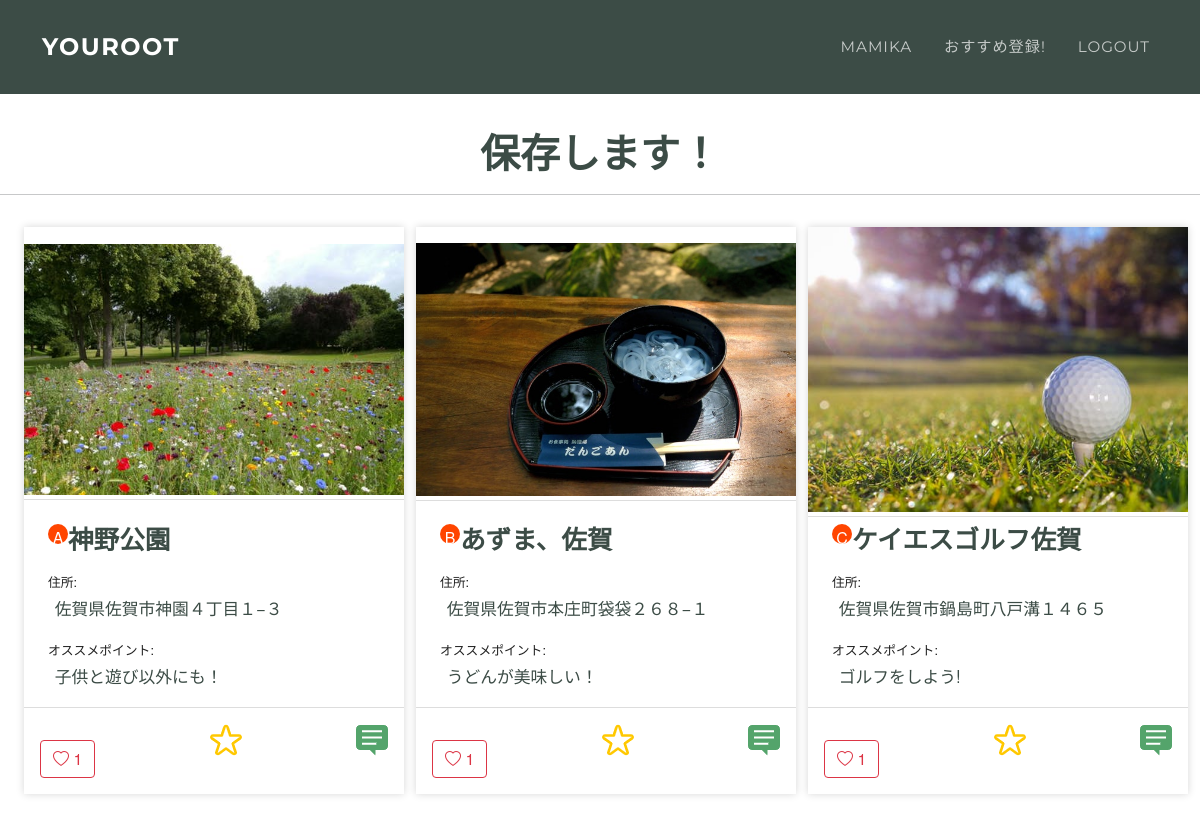
Screenshot of /testRoot/12/detail (signed in) with the database file from the repository.
### testRoot/models.py (models this page shows, shortened)
class KeepRoot(models.Model):
    name = models.CharField(max_length=255)
    first = models.ForeignKey(TypeOfPlace, on_delete=models.CASCADE, null=True,related_name='first')
    second = models.ForeignKey(TypeOfPlace, on_delete=models.CASCADE, null=True,related_name='second')
    third = models.ForeignKey(TypeOfPlace, on_delete=models.CASCADE, null=True,related_name='third')
    author = models.ForeignKey(get_user_model(),on_delete=models.CASCADE, null=True)
    created_at = models.DateTimeField(auto_now_add=True, null=True)

class TypeOfPlace(models.Model):
    TYPE_CHOICE = (
        ('eat','ご飯'),
        ('play','遊び'),
    )
    type = models.CharField(max_length=255, choices=TYPE_CHOICE)
    name = models.CharField(max_length=255)
    atmosphere = models.ForeignKey(Atmosphere, on_delete=models.PROTECT, null=True)
    address = models.CharField(max_length=255)
    created_at = models.DateTimeField(auto_now_add=True)
    updated_at = models.DateTimeField(auto_now_add=True)
    pref = models.ForeignKey(PrefeCode, on_delete=models.PROTECT, null=True)
    city = models.CharField(max_length=255, null=True)
    ido = models.FloatField(null=True)
    keido = models.FloatField(null=True)
    image = models.ImageField(upload_to='images/', null=True)
    author = models.ForeignKey(get_user_model(),on_delete=models.CASCADE, null=True)
    good = models.IntegerField(null=True, default=0)
    comment = models.CharField(max_length=500, null=True)

### testRoot/views.py (the view)
# urls.py: path('testRoot/<int:id>/detail', detail, name='detail'),
def detail(request, id):
    root = get_object_or_404(KeepRoot, pk=id)
    initial_dict = {
        "author": request.user,
    }
    form = CommentForm(initial=initial_dict)
    form_evaluation = EvaluationForm()
    form_good = GoodCheckForm()
    comment1 = CommentDetail.objects.filter(comment_place=root.first).order_by('-created_at')
    comment2 = CommentDetail.objects.filter(comment_place=root.second).order_by('-created_at')
    comment3 = CommentDetail.objects.filter(comment_place=root.third).order_by('-created_at')
    len_comment1 = len(comment1)
    len_comment2 = len(comment2)
    len_comment3 = len(comment3)
    contents = {
        "content":root,
        "form": form,
        'id': request.user.id,
        'detail1':root.first.id,
        'detail2':root.second.id,
        'detail3':root.third.id,
        'comment1':comment1,
        'comment2':comment2,
        'comment3':comment3,
        'len_comment1':len_comment1,
        'len_comment2':len_comment2,
        'len_comment3':len_comment3,
        'form_evaluation':form_evaluation,
        'form_good':form_good,
    }
    return render(request, 'testRoot/detail.html', contents)

### testRoot/models.py (called while the page is built)
    def __str__(self):
        return self.comment

### testRoot/templates/testRoot/detail.html (shortened to what this page needs)
{% extends 'layout.html' %}
{% load static %}
{% block content %}
<h1 style="margin-top: 130px; text-align: center; color: #3c4c46;">{{content.name}}</h1>
<hr />
<div class="flexbox">
    <div class="l-wrapper_01 is-surface is-surface_03" style="margin-right:1%;">
        <article class="card_01">
            <div class="card__header_01">
                <figure class="card__thumbnail_01">
                    <img src="/media/{{content.first.image}}" width="100%" height="100%" border="0" />
                </figure>
            </div>
            <div class="border-line"></div>
            <div class="card__body_01">
                <div style="display:flex;">
                    <div class="abc">
                        <p>A</p>
                    </div>
                    <p class="card__title_01" style="color: #3c4c46;">{{content.first.name}}</p>
                </div>
                <p class="labels">住所:</p>
                <p class="card__text2_01" style="color: #3c4c46;">{{content.first.address}}</p>
                <p class="labels">オススメポイント:</p>
                <p class="card__text2_01" style="color: #3c4c46;">{{content.first.comment}}</p>
            </div>
            <div class="card__footer_01">
                <form action="{% url 'like' content.first.id%}" method="post">
                    <button type="submit" class="btn btn-outline-danger"><i class="bi bi-heart"></i>&nbsp;{{content.first.good}}</button>
                </form>
                <div class="card_switch_03" style="margin-left:auto;cursor:pointer;"><img src="/static/image/星アイコン1.png"
                        onmouseover="this.src='/static/image/星アイコン2.png'"
                        onmouseout="this.src='/static/image/星アイコン1.png'">
                </div>
                <div class="card_switch" style="margin-left:auto;cursor:pointer"><img src="/static/image/コメントアイコン.png">
                </div>
            </div>
        </article>
    </div>
    <div class="l-wrapper_01 is-surface is-surface_03" style="margin-right:1%;">
        <article class="card_01">
            <div class="card__header_01">
                <figure class="card__thumbnail_01">
                    <img src="/media/{{content.second.image}}" width="100%" height="100%" border="0" />
                </figure>
            </div>
            <div class="border-line"></div>
            <div class="card__body_01">
                <div style="display:flex;">
                    <div class="abc">
                        <p>B</p>
                    </div>
                    <p class="card__title_01" style="color: #3c4c46;">{{content.second.name}}</p>
                </div>
                <p class="labels">住所:</p>
                <p class="card__text2_01" style="color: #3c4c46;">{{content.second.address}}</p>
                <p class="labels">オススメポイント:</p>
                <p class="card__text2_01" style="color: #3c4c46;">{{content.second.comment}}</p>
            </div>
            <div class="card__footer_01">
                <form action="{% url 'like' content.second.id%}" method="post">
                    <button type="submit" class="btn btn-outline-danger"><i class="bi bi-heart"></i>&nbsp;{{content.second.good}}</button>
                </form>
                <div class="card_switch_03" style="margin-left:auto;cursor:pointer;"><img src="/static/image/星アイコン1.png"
                        onmouseover="this.src='/static/image/星アイコン2.png'"
                        onmouseout="this.src='/static/image/星アイコン1.png'">
                </div>
                <div class="card_switch" style="margin-left:auto;cursor:pointer"><img src="/static/image/コメントアイコン.png">
                </div>
            </div>
        </article>
    </div>
    <div class="l-wrapper_01 is-surface is-surface_03" style="margin-right:1%;">
        <article class="card_01">
            <div class="card__header_01">
                <figure class="card__thumbnail_01">
                    <img src="/media/{{content.third.image}}" width="100%" height="100%" border="0" />
                </figure>
            </div>
            <div class="border-line"></div>
            <div class="card__body_01">
                <div style="display:flex;">
                    <div class="abc">
                        <p>C</p>
                    </div>
                    <p class="card__title_01" style="color: #3c4c46;">{{content.third.name}}</p>
                </div>
                <p class="labels">住所:</p>
                <p class="card__text2_01" style="color: #3c4c46;">{{content.third.address}}</p>
                <p class="labels">オススメポイント:</p>
                <p class="card__text2_01" style="color: #3c4c46;">{{content.third.comment}}</p>
            </div>
            <div class="card__footer_01">
                <form action="{% url 'like' content.third.id%}" method="post">
                    <button type="submit" class="btn btn-outline-danger"><i class="bi bi-heart"></i>&nbsp;{{content.third.good}}</button>
                </form>
                <div class="card_switch_03" style="margin-left:auto;cursor:pointer;"><img src="/static/image/星アイコン1.png"
                        onmouseover="this.src='/static/image/星アイコン2.png'"
                        onmouseout="this.src='/static/image/星アイコン1.png'">
                </div>
                <div class="card_switch" style="margin-left:auto;cursor:pointer"><img src="/static/image/コメントアイコン.png">
                </div>
            </div>
        </article>
    </div>
</div>
{% endblock %}

### templates/layout.html (shortened to what this page needs)
<!DOCTYPE html>
<html lang="ja">
{% load static %}
<head>
    <link href="https://cdn.jsdelivr.net/npm/bootstrap@5.0.2/dist/css/bootstrap.min.css" rel="stylesheet"
>
    <link rel="stylesheet" href="https://maxst.icons8.com/vue-static/landings/line-awesome/line-awesome/1.3.0/css/line-awesome.min.css" />
    <link rel="stylesheet" href="https://cdn.jsdelivr.net/npm/bootstrap-icons@1.4.0/font/bootstrap-icons.css">
    <link rel="stylesheet" href="{% static 'css/style.css' %}">
    <link rel="stylesheet" href="{% static 'css/index.css' %}">
    <link rel="stylesheet" href="{% static 'css/topPage.css' %}">
    <link rel="stylesheet" href="{% static 'css/topPage1.css' %}">
    <link rel="stylesheet" href="{% static 'css/card.css' %}">
    <link rel="stylesheet" href="{% static 'css/user.css' %}">
    <link rel="stylesheet" href="{% static 'css/logged_out.css' %}">
    <link rel="stylesheet" href="{% static 'css/login.css' %}">
    <link rel="stylesheet" href="{% static 'css/test1.css' %}">
    <link rel="stylesheet" href="{% static 'css/test2.css' %}">
    <link rel="stylesheet" href="{% static 'css/jquery.range.css' %}">
</head>
<body>
    <nav class="navbar navbar-expand-lg navbar-dark fixed-top" id="mainNav" style="background-color: #3c4c46;">
        <div class="container">
            {% if user.is_authenticated %}
            <div class="wrapper"><a class="navbar-brand effect-box" href="{% url 'index' %}">YOUROOT</a></div>
            {% else %}
            <div class="wrapper"><a class="navbar-brand effect-box" href="{% url 'topPage1' %}">YOUROOT</a></div>
            {% endif %}
            <div class="collapse navbar-collapse" id="navbarResponsive">
                <ul class="navbar-nav text-uppercase ms-auto py-4 py-lg-0">
                    {% if user.is_authenticated %}
                    <li class="nav-item">
                        <div class="wrapper"><a href="{% url 'user' user.id%}" class="nav-link effect-box">{{user}}</a></div>
                    </li>
                    <li class="nav-item">
                        <div class="wrapper"><a href="{% url 'test2' %}" class="nav-link effect-box">おすすめ登録!</a></div>
                    </li>
                    <li class="nav-item">
                        <div class="wrapper"><a href='{% url "logout" %}' class="logout nav-link effect-box">logout</a></div>
                    </li>
                    {% endif %}
                </ul>
            </div>
        </div>
    </nav>
    {% block content %}
    {% endblock %}
</body>
</html>

### static/css/style.css (style rules this page uses)
html, body { width: 100%; height: 100%; color: #3c4c46; }

### static/css/index.css (style rules this page uses)
* { margin: 0; padding: 0; box-sizing: border-box; }

### static/css/topPage1.css (style rules this page uses)
* { box-sizing: border-box; }
body { margin: 0; padding-top: 0px; font-family: "メイリオ","Hiragino Kaku Gothic Pro", "ヒラギノ角ゴ Pro W3", Meiryo, "ＭＳ Ｐゴシック", "Helvetica Neue", Helvetica, Arial, sans-serif; background-color: #fff; }

### static/css/card.css (style rules this page uses)
.flexbox { display: flex; margin-left:2%; }
.abc { margin-top:2%; height:20px; width:20px; border-radius:50%; text-align:center; background:orangered; color:#fff; margin-left:0; }
.l-wrapper_01 { margin: 1rem auto; width: 95%; display: flex; position:relative; }
.card_01 { width:100%; background-color: #fff; box-shadow: 0 0 8px rgba(0, 0, 0, .16); color: #212121; text-decoration: none; display:flex; flex-direction: column; }
.card__header_01 { margin-top:auto; }
.card__title_01 { font-size: 1.6rem; order: 1; margin-bottom: 0.6rem; font-weight: bold; text-decoration: none; }
.card__thumbnail_01 { margin: 0; order: 0; width:100%; }
.border-line { margin-top:1%; border-top: 1px solid #ddd; }
.card__body_01 { padding: 0 1.5rem; margin-top: auto; }
.labels { font-size:0.8rem; margin-bottom:0; }
.card__text2_01 { font-size: 1.05rem; margin-bottom: 1rem; margin-left:2%; }
.card__footer_01 { display: flex; padding: 1rem; border-top: 1px solid #ddd; text-align: center; }
.is-surface .card_01 { opacity:1; transform:rotateY(0deg); transition: opacity 50ms 200ms, transform 300ms; }

### static/css/user.css (style rules this page uses)
.effect-box:after, .effect-box:before { content: ''; position: absolute; left: 0; display: inline-block; height: 1.5em; width: 100%; opacity: 0; -webkit-transition: opacity 0.35s, -webkit-transform 0.35s; transition: opacity 0.35s, transform 0.35s; }
.effect-box:before { border-left: 1px solid; border-right: 1px solid; -webkit-transform: scale(1,0); transform: scale(1,0); }
.effect-box:after { border-bottom: 1px solid; border-top: 1px solid; -webkit-transform: scale(0,1); transform: scale(0,1); }
.effect-box { text-decoration: none; display: inline-block; position: relative; font-family: 'Dosis', sans-serif; }
.wrapper { left:50%; }
li { list-style: none; opacity: 0.7; }

### rows the page displays
KeepRoot: name "保存します！", first.image (picture), first.name "神野公園", first.address "佐賀県佐賀市神園４丁目１−３", first.comment "子供と遊び以外にも！", first.good "1", second.image (picture), second.name "あずま、佐賀", second.address "佐賀県佐賀市本庄町袋袋２６８−１", second.comment "うどんが美味しい！", second.good "1", third.image (picture), third.name "ケイエスゴルフ佐賀", third.address "佐賀県佐賀市鍋島町八戸溝１４６５", third.comment "ゴルフをしよう!", third.good "1"

### other values shown
{{ user }} "MAMIKA"
